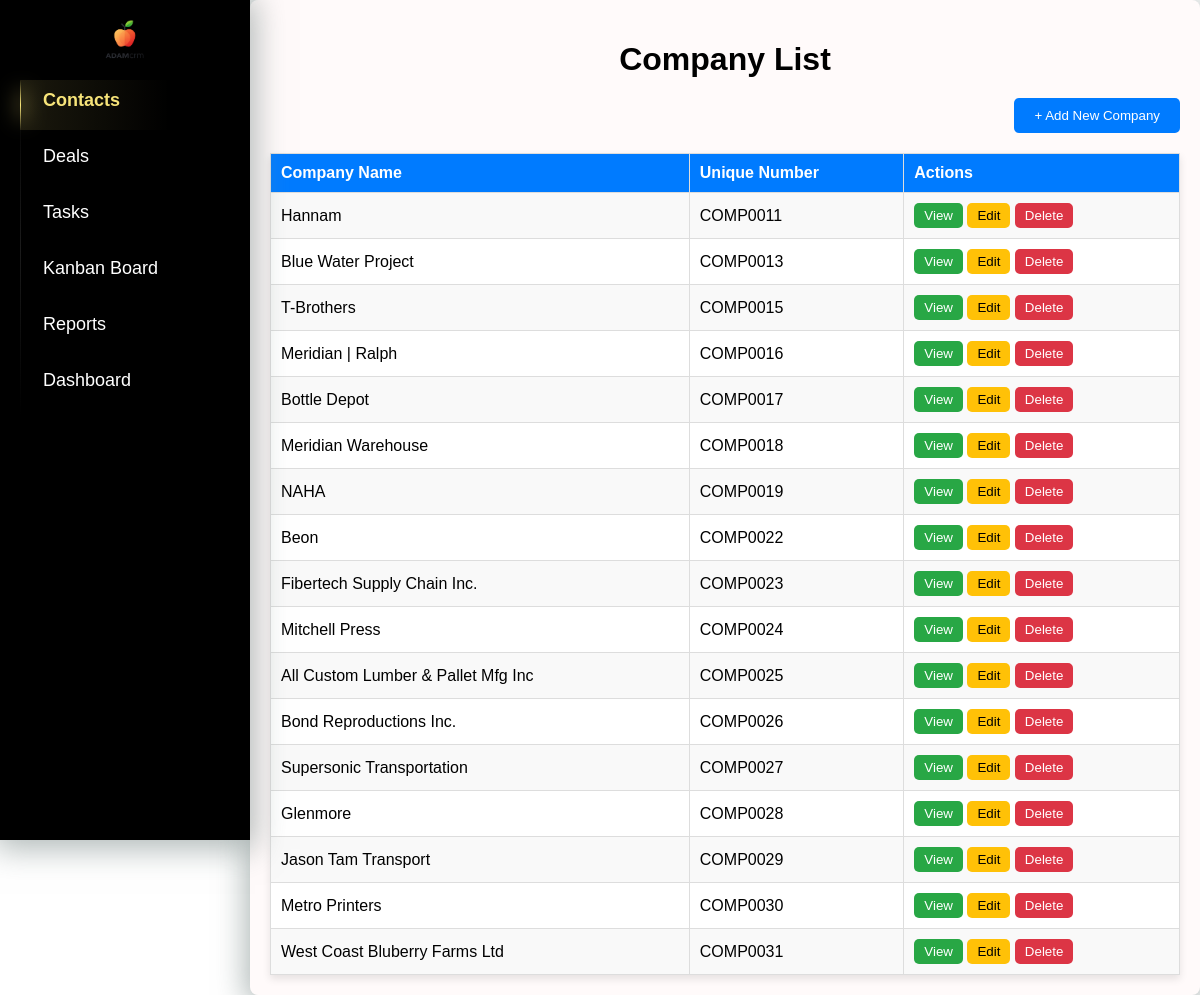
/companies/, run on an earlier commit of the app's database.
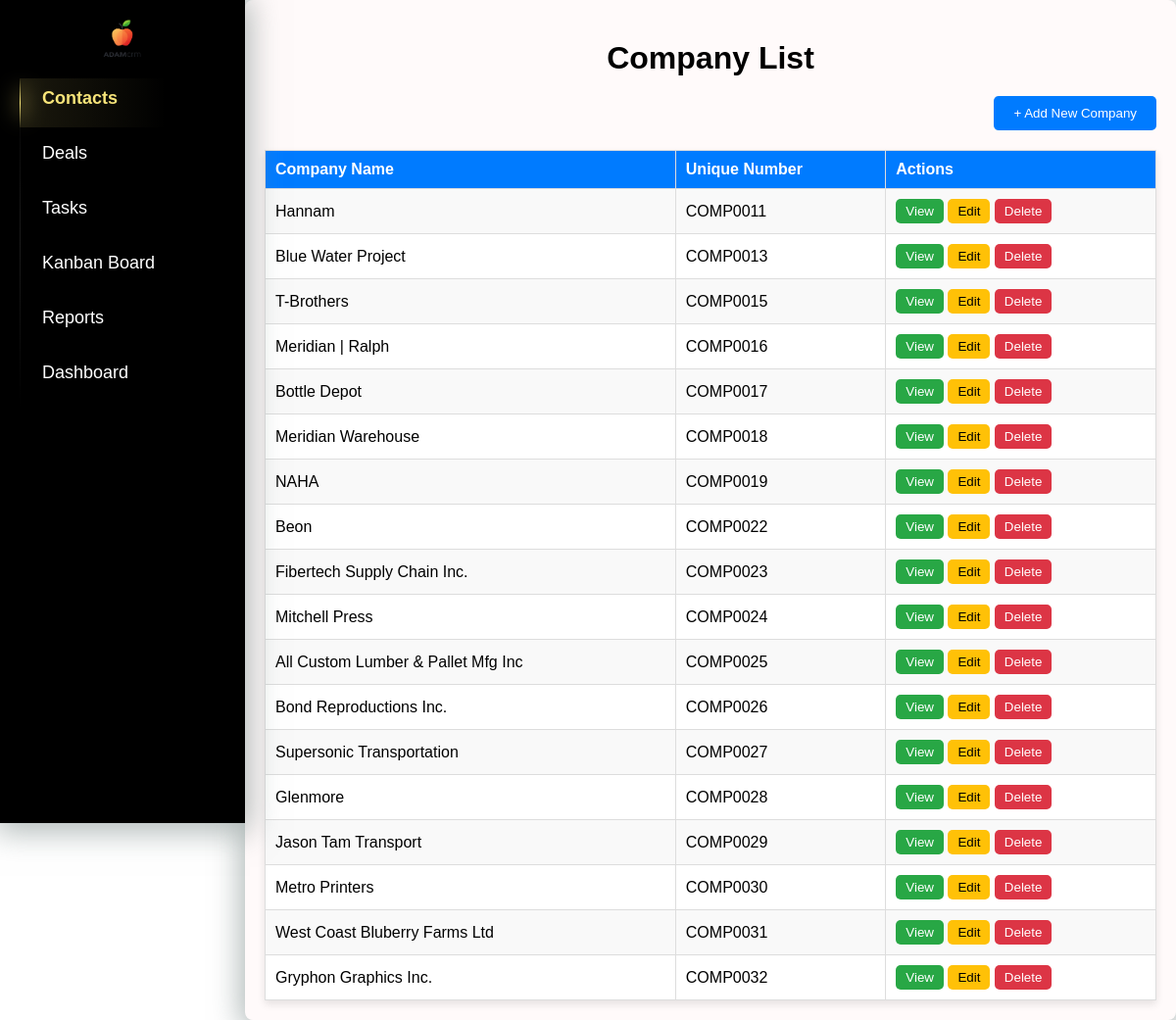
And on a later commit of the database.
### crm/models.py (models this page shows, shortened)
class Company(models.Model):
    name = models.CharField(max_length=200, unique=True)
    unique_number = models.CharField(max_length=255, unique=True, blank=True, null=True)

### crm/views.py (the view)
# urls.py: path('companies/', views.company_list, name='company_list'),
def company_list(request):
    companies = Company.objects.all()
    return render(request, 'crm/company_ main.html', {'companies': companies})

### crm/templates/crm/company_ main.html (shortened to what this page needs)
{% extends 'crm/index.html' %}
{% block content %}
        <h1 style="text-align: center; margin-bottom: 20px;">Company List</h1>
        <div style="text-align: right; margin-bottom: 20px;">
            <a href="{% url 'add_company' %}" style="text-decoration: none;">
                <button style="padding: 10px 20px; background-color: #007BFF; color: white; border: none; border-radius: 5px; cursor: pointer;">
                    + Add New Company
                </button>
            </a>
        </div>
        <table style="width: 100%; border-collapse: collapse; box-shadow: 0px 4px 8px rgba(0, 0, 0, 0.1);">
            <thead>
                <tr style="background-color: #007BFF; color: white; text-align: left;">
                    <th style="padding: 10px; border: 1px solid #ddd;">Company Name</th>
                    <th style="padding: 10px; border: 1px solid #ddd;">Unique Number</th>
                    <th style="padding: 10px; border: 1px solid #ddd;">Actions</th>
                </tr>
            </thead>
            <tbody>
                {% for company in companies %}
                    <tr style="background-color: {% cycle '#f9f9f9' '#ffffff' %};">
                        <td style="padding: 10px; border: 1px solid #ddd;">{{ company.name }}</td>
                        <td style="padding: 10px; border: 1px solid #ddd;">{{ company.unique_number }}</td>
                        <td style="padding: 10px; border: 1px solid #ddd;">
                            <a href="{% url 'company_detail' company.id %}" style="text-decoration: none;">
                                <button style="padding: 5px 10px; background-color: #28A745; color: white; border: none; border-radius: 5px; cursor: pointer;">View</button>
                            </a>
                            <a href="{% url 'edit_company' company.id %}" style="text-decoration: none;">
                                <button style="padding: 5px 10px; background-color: #FFC107; color: black; border: none; border-radius: 5px; cursor: pointer;">Edit</button>
                            </a>
                            <form action="{% url 'delete_company' company.id %}" method="post" style="display: inline;">
                                <button type="submit" onclick="return confirm('Are you sure you want to delete this company?');"
                                        style="padding: 5px 10px; background-color: #DC3545; color: white; border: none; border-radius: 5px; cursor: pointer;">
                                    Delete
                                </button>
                            </form>
                        </td>
                    </tr>
                {% endfor %}
            </tbody>
        </table>
{% endblock %}

What changed in the data, as far as the page shows it:
added Company: name "Gryphon Graphics Inc.", unique_number "COMP0032"
